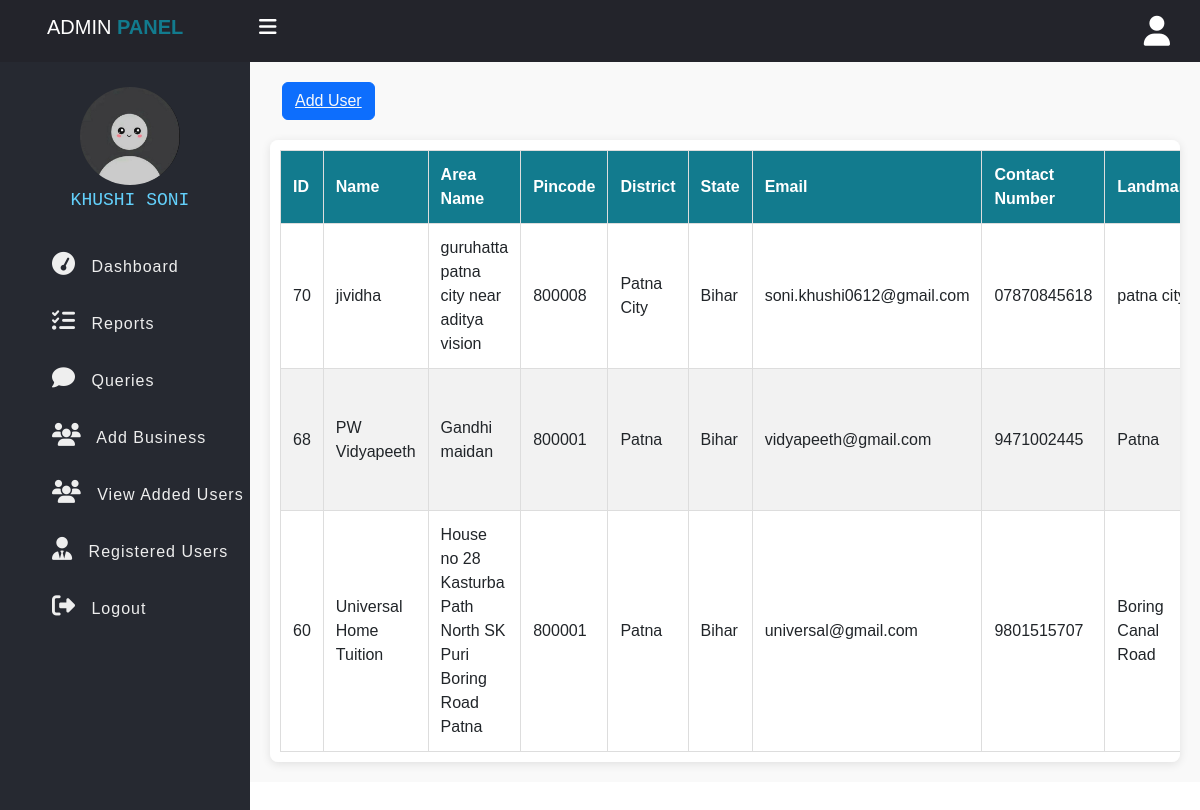
Page /mineAdmin/display.php on the committed database.
### tables this page shows
CREATE TABLE `users` (
  `id` int(11) NOT NULL,
  `name` varchar(255) NOT NULL,
  `area_name` text NOT NULL,
  `pincode` varchar(6) NOT NULL,
  `district_name` varchar(255) NOT NULL,
  `state_name` varchar(255) NOT NULL,
  `email` varchar(255) NOT NULL,
  `contact_number` varchar(15) NOT NULL,
  `landmark` text DEFAULT NULL,
  `block_name` varchar(255) DEFAULT NULL,
  `batch` enum('home tuitions','coaching institutes','competitive exam institutes','career counsellors','online tutorials','IIT-JEE/IIT-JAM/NEET/GATE','CCA/CA/LAW/IAS') DEFAULT NULL,
  `avatar` varchar(512) DEFAULT NULL,
  `role` enum('admin','user') DEFAULT 'user',
  `created_at` timestamp NOT NULL DEFAULT current_timestamp(),
  `approve` varchar(20) NOT NULL,
  `admin_id` int(11) DEFAULT NULL
);

### mineAdmin/display.php (the view, shortened to what this page needs)
<!DOCTYPE html>
<html>
<head>
    <link rel="stylesheet" href="https://stackpath.bootstrapcdn.com/font-awesome/4.7.0/css/font-awesome.min.css">
    <link rel="stylesheet" href="https://cdnjs.cloudflare.com/ajax/libs/font-awesome/6.7.2/css/all.min.css"
 />
    <link href="https://cdn.jsdelivr.net/npm/bootstrap@5.3.3/dist/css/bootstrap.min.css" rel="stylesheet"
>
    <link rel="stylesheet" href="display.css">
</head>
<body>
    <header class="header">
        <h2 class="u-name">ADMIN <b>PANEL</b>
            <label for="checkbox">
                <i id="navbtn" class="fa fa-bars" aria-hidden="true"></i>
            </label>
        </h2>
        <i class="fa fa-user" aria-hidden="true"></i>
    </header>
    <div class="body">
        <nav class="side-bar">
            <div class="user-p">
                <img src="img/khushi.jpg">
                <h4>KHUSHI SONI</h4>
            </div>
            <ul>
                <li>
                    <a href="dashboard.php">
                        <i class="fa fa-tachometer" aria-hidden="true"></i>
                        <span>Dashboard</span>
                    </a>
                </li>
                <li>
                    <a href="reports.php">
                        <i class="fa fa-tasks" aria-hidden="true"></i>
                        <span>Reports</span>
                    </a>
                </li>
                <li>
                    <a href="queries.php">
                        <i class="fa-solid fa-comment"></i>
                        <span>Queries</span>
                    </a>
                </li>
                <li>
                    <a href="business.php">
                        <i class="fa-solid fa-users"></i>
                        <span>Add Business</span>
                    </a>
                </li>
                <li>
                    <a href="display.php">
                        <i class="fa-solid fa-users"></i>
                        <span>View Added Users</span>
                    </a>
                </li>
                <li>
                    <a href="addbusiness.php">
                        <i class="fa-solid fa-user-tie"></i>
                        <span>Registered Users</span>
                    </a>
                </li>
                <li>
                    <a href="../home.php">
                        <i class="fa-solid fa-right-from-bracket"></i>
                        <span>Logout</span>
                    </a>
                </li>
            </ul>
        </nav>
        <section class="section-1">
            <div class="container">
                <button class="btn btn-primary"><a href="business.php" class="text-light">Add User</a></button>
            </div>
            <div class="table-container">
                <table>
                    <thead>
                        <tr>
                            <th>ID</th>
                            <th>Name</th>
                            <th>Area Name</th>
                            <th>Pincode</th>
                            <th>District</th>
                            <th>State</th>
                            <th>Email</th>
                            <th>Contact Number</th>
                            <th>Landmark</th>
                        </tr>
                    </thead>
                    <tbody>
                        <?php
                        $admin_id = 'admin@example.com';
                        $servername = "localhost";
                        $username = "root";
                        $password = "";
                        $dbname = "registration_system";
                        $conn = new mysqli($servername, $username, $password, $dbname);
                        $sql = "SELECT id, name, area_name, pincode, district_name, state_name, email, contact_number, landmark, block_name, batch, avatar, created_at, approve
        FROM users
        WHERE role='user' AND admin_id='$admin_id'
        ORDER BY created_at DESC";
                        $result = $conn->query($sql);
                        if ($result->num_rows > 0) {
                            while ($row = $result->fetch_assoc()) {
                                echo "<tr>";
                                echo "<td>" . htmlspecialchars($row["id"]) . "</td>";
                                echo "<td>" . htmlspecialchars($row["name"]) . "</td>";
                                echo "<td>" . htmlspecialchars($row["area_name"]) . "</td>";
                                echo "<td>" . htmlspecialchars($row["pincode"]) . "</td>";
                                echo "<td>" . htmlspecialchars($row["district_name"]) . "</td>";
                                echo "<td>" . htmlspecialchars($row["state_name"]) . "</td>";
                                echo "<td>" . htmlspecialchars($row["email"]) . "</td>";
                                echo "<td>" . htmlspecialchars($row["contact_number"]) . "</td>";
                                echo "<td>" . htmlspecialchars($row["landmark"]) . "</td>";
                                echo "</tr>";
                            }
                        } else {
                            echo "<tr><td colspan='14'>No records found.</td></tr>";
                        }
                        ?>
                    </tbody>
                </table>
        </section>
</body>
</html>

### mineAdmin/display.css (style rules this page uses)
* { padding: 0; margin: 0; box-sizing: border-box; font-family: arial, sans-serif; }
.header { display: flex; justify-content: space-between; align-items: center; padding: 15px 30px; background: #23242b; color: #fff; }
.u-name { font-size: 20px; padding-left: 17px; }
.u-name b { color: #127b8e; }
.header i { font-size: 30px; cursor: pointer; color: #fff; }
.user-p { text-align: center; padding-left: 10px; padding-top: 25px; }
.user-p img { width: 100px; border-radius: 50%; }
.user-p h4 { color: #63d0fb; padding: 5px 0; font-size: 18px; font-family:monospace; }
.side-bar { width: 250px; background: #262931; min-height: 900vh; transition: 500ms width; }
.body { display: flex; min-height: 100vh; }
.section-1 { width: 100%; flex-direction: column; justify-content: flex-start; background-size: cover; background-position: center; display: flex; justify-content: center; align-items: center; flex-direction: column; }
.side-bar ul { margin-top: 20px; list-style: none; }
.side-bar ul li { font-size: 16px; padding: 15px 0px; padding-left: 20px; transition: 500ms background; white-space: nowrap; overflow: hidden; text-overflow: ellipsis; }
.side-bar ul li a { text-decoration: none; color: #eee; cursor: pointer; letter-spacing: 1px; }
.side-bar ul li a i { display: inline-block; padding-right: 10px; font-size: 23px; }
#navbtn { display: inline-block; margin-left: 70px; font-size: 20px; transition: 500ms color; }
.section-1 { margin: 0; padding: 20px; width: calc(100% - 250px); position: absolute; left: 250px; background: #f9f9f9; box-sizing: border-box; overflow-x: auto; }
.table-container { display: block; width: 100%; overflow-x: auto; background-color: #fff; padding: 10px; border-radius: 8px; box-shadow: 0 2px 10px rgba(0, 0, 0, 0.1); margin-top: 15px; }
table { width: 100%; border-collapse: collapse; }
table th, table td { padding: 12px; text-align: left; border: 1px solid #ddd; }
table th { background-color: #127b8e; color: #fff; font-weight: bold; }
table tr:nth-child(even) { background-color: #f2f2f2; }
button { padding: 5px 10px; color: #fff; background-color: #127b8e; border: none; border-radius: 4px; cursor: pointer; margin-bottom: 5px; }

### rows in the picture
users: id "70", name "jividha", area_name "guruhatta patna city near aditya vision", pincode "800008", district_name "Patna City", state_name "Bihar", email "soni.khushi0612@gmail.com", contact_number "07870845618", landmark "patna…"
users: id "68", name "PW Vidyapeeth", area_name "Gandhi maidan", pincode "800001", district_name "Patna", state_name "Bihar", email "vidyapeeth@gmail.com", contact_number "9471002445", landmark "Patna"
users: id "60", name "Universal Home Tuition", area_name "House no 28 Kasturba Path North SK Puri Boring Road Patna", pincode "800001", district_name "Patna", state_name "Bihar", email "universal@gmail.com", contact_number "9801515707", landmark "Boring Canal Road"
